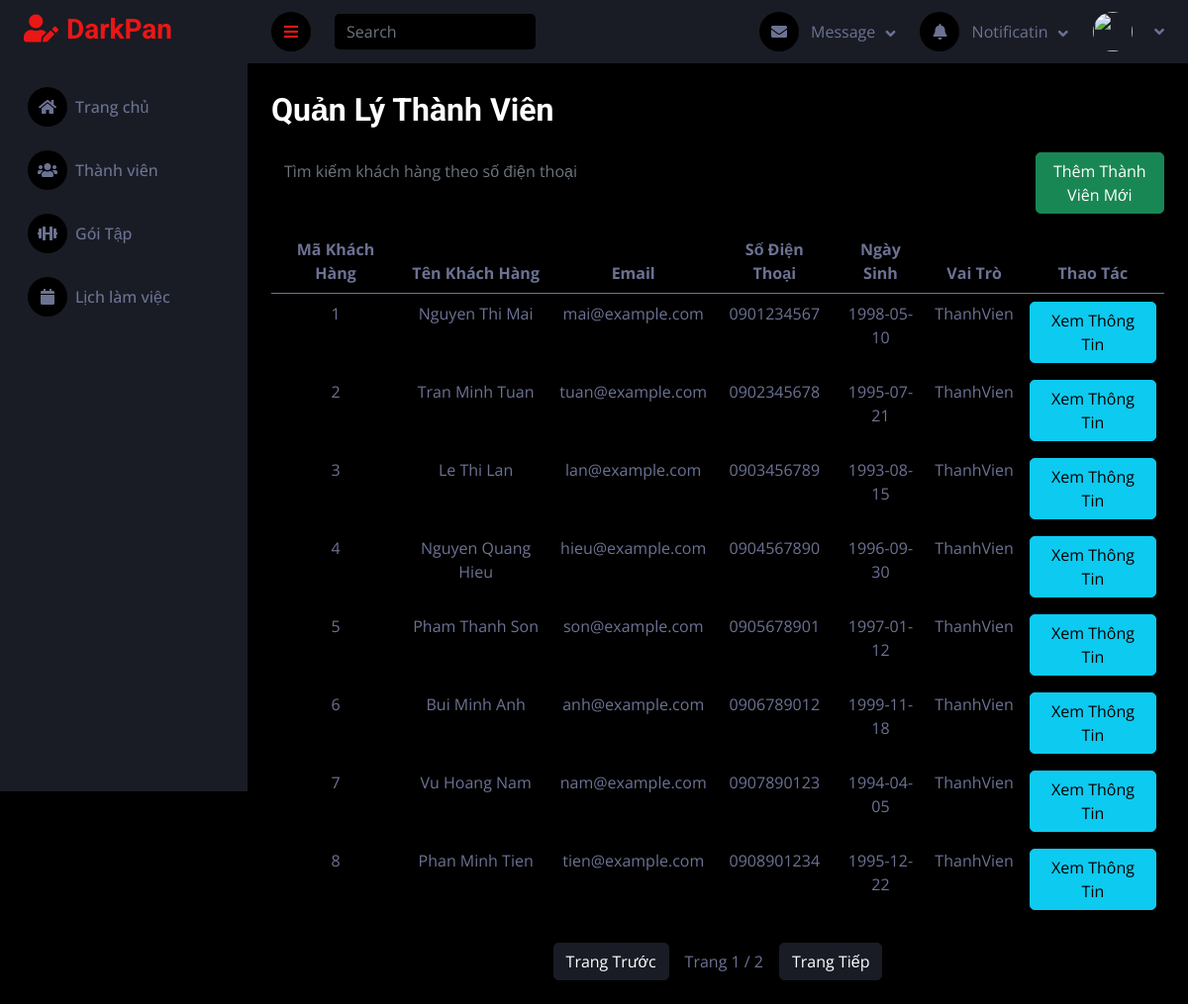
/public/NV_Quay/thanhVien, run on the app's committed database.
### tables this page shows
CREATE TABLE `nguoidung` (
  `userID` int(10) NOT NULL,
  `hoTen` varchar(100) NOT NULL,
  `sdt` varchar(15) DEFAULT NULL,
  `ngaySinh` date DEFAULT NULL,
  `email` varchar(100) NOT NULL,
  `matKhau` varchar(255) NOT NULL,
  `vaiTro` enum('Admin','NVQuay','NVBaoTri','ThanhVien','NVHuongDanVien') NOT NULL,
  `hinhAnh` varchar(255) NOT NULL,
  `token` varchar(255) NOT NULL
);

### controllers/HomeController_NV.php (called while the page is built, shortened)
<?php
require_once BASE_PATH . '/models/ThanhVienModel.php';
class HomeController_NV {
    public function thanhVien() {
        $memberModel = new Member();
        $currentMembers = $memberModel->getCurrentMembers();
        $limit = 8;
        $page = isset($_GET['page']) ? $_GET['page'] : 1;
        $members = $memberModel->getMembers($page, $limit);
        $totalPages = ceil($currentMembers / $limit);
        $data = [
            'currentMembers' => $currentMembers,
            'members' => $members,
            'totalPages' => $totalPages,
            'currentPage' => $page,
        ];
        $this->render('NV_Quay/thanhVien/QuanLyThanhVien',$data);
    }
    protected function render($view, $data = []) {
        extract($data);
        require_once BASE_PATH . "/views/$view.php";
    }
}
?>

### public/index.php (called while the page is built, shortened)
<?php
$router = new Router();
$router->handleRequest();
?>

### models/ThanhVienModel.php (called while the page is built, shortened)
<?php
require_once "../config/database.php";
class Member {
    private $conn;
    public function __construct() {
        $database = new Database();
        $this->conn = $database->connect();
    }
    public function getCurrentMembers() {
        $sql = "SELECT COUNT(*) as count FROM nguoidung WHERE vaiTro = 'ThanhVien'";
        $result = $this->conn->query($sql);
        $row = $result->fetch_assoc();
        return $row['count'];
    }
    public function getMembers($page, $limit) {
        $offset = ($page - 1) * $limit;
        $query = "SELECT * FROM nguoidung WHERE vaiTro = 'ThanhVien' LIMIT $limit OFFSET $offset";
        $result = $this->conn->query($query);
        return $result->fetch_all(MYSQLI_ASSOC);
    }
}
?>

### config/database.php (called while the page is built, shortened)
<?php
class Database {
    private $servername = "localhost:3306";
    private $username = "root";
    private $password = "";
    private $dbname = "gym";
    public function connect() {
        $this->conn = mysqli_connect($this->servername, $this->username, $this->password, $this->dbname);
        return $this->conn;
    }
}
?>

### views/NV_Quay/thanhVien/QuanLyThanhVien.php (the view, shortened to what this page needs)
<!DOCTYPE html>
<html lang="en">
<head>
    <link href="https://cdnjs.cloudflare.com/ajax/libs/font-awesome/5.10.0/css/all.min.css" rel="stylesheet">
    <link href="https://cdn.jsdelivr.net/npm/bootstrap-icons@1.4.1/font/bootstrap-icons.css" rel="stylesheet">
    <link href="asset/lib/owlcarousel/assets/owl.carousel.min.css" rel="stylesheet">
    <link href="asset/lib/tempusdominus/css/tempusdominus-bootstrap-4.min.css" rel="stylesheet" />
    <link href="asset/css/bootstrap.min.css" rel="stylesheet">
    <link href="asset/css/style.css" rel="stylesheet">
</head>
<body>
    <?php require_once('../views/NV_Quay/layout/header.php'); ?>
    <?php require_once('../views/NV_Quay/layout/sidebar.php'); ?>
    <div class="container-fluid pt-4 px-4 my-1">
    <h2 class="mb-4">Quản Lý Thành Viên</h2>
    <div class="row mb-3">
        <div class="col-sm-12 col-xl-10">
            <input type="text" id="searchInput" class="form-control" placeholder="Tìm kiếm khách hàng theo số điện thoại">
        </div>
        <div class="col-sm-3 col-xl-2">
            <button class="btn btn-success" data-bs-toggle="modal" data-bs-target="#addMemberModal">Thêm Thành Viên Mới</button>
        </div>
    </div>
    <table class="table table-striped text-center">
        <thead>
            <tr>
                <th>Mã Khách Hàng</th>
                <th>Tên Khách Hàng</th>
                <th>Email</th>
                <th>Số Điện Thoại</th>
                <th>Ngày Sinh</th>
                <th>Vai Trò</th>
                <th>Thao Tác</th>
            </tr>
        </thead>
        <tbody id="customerTable">
            <?php foreach ($members as $member): ?>
                <tr data-id="<?= $member['userID'] ?>">
                    <td><?= $member['userID'] ?></td>
                    <td><?= $member['hoTen'] ?></td>
                    <td><?= $member['email'] ?></td>
                    <td><?= $member['sdt'] ?></td>
                    <td><?= $member['ngaySinh'] ?></td>
                    <td class="status"><?= $member['vaiTro'] ?></td>
                    <td class="text-center">
                        <a href="/GYM-WEB/public/NV_Quay/thanhVien/chiTietThanhVien?userID=<?= $member['userID'] ?>" class="btn btn-info">Xem Thông Tin</a>
                    </td>
                </tr>
            <?php endforeach; ?>
        </tbody>
    </table>
    <div id="pagination" class="d-flex justify-content-center align-items-center mt-4 mb-4">
        <a href="/GYM-WEB/public/NV_Quay/thanhVien?page=<?= max(1, $currentPage - 1) ?>" class="btn btn-secondary">Trang Trước</a>
        <span class="mx-3">Trang <?= $currentPage ?> / <?= $totalPages ?></span>
        <a href="/GYM-WEB/public/NV_Quay/thanhVien?page=<?= min($totalPages, $currentPage + 1) ?>" class="btn btn-secondary">Trang Tiếp</a>
    </div>
</div>
</body>
</html>

### asset/css/style.css (style rules this page uses)
:root { --primary: #EB1616; --secondary: #191C24; --light: #6C7293; --dark: #000000; }
.btn { transition: .5s; }

### data on the page
nguoidung: userID "1", hoTen "Nguyen Thi Mai", email "mai@example.com", sdt "0901234567", ngaySinh "1998-05-10", vaiTro "ThanhVien"
nguoidung: userID "2", hoTen "Tran Minh Tuan", email "tuan@example.com", sdt "0902345678", ngaySinh "1995-07-21", vaiTro "ThanhVien"
nguoidung: userID "3", hoTen "Le Thi Lan", email "lan@example.com", sdt "0903456789", ngaySinh "1993-08-15", vaiTro "ThanhVien"
nguoidung: userID "4", hoTen "Nguyen Quang Hieu", email "hieu@example.com", sdt "0904567890", ngaySinh "1996-09-30", vaiTro "ThanhVien"
nguoidung: userID "5", hoTen "Pham Thanh Son", email "son@example.com", sdt "0905678901", ngaySinh "1997-01-12", vaiTro "ThanhVien"
nguoidung: userID "6", hoTen "Bui Minh Anh", email "anh@example.com", sdt "0906789012", ngaySinh "1999-11-18", vaiTro "ThanhVien"
nguoidung: userID "7", hoTen "Vu Hoang Nam", email "nam@example.com", sdt "0907890123", ngaySinh "1994-04-05", vaiTro "ThanhVien"
nguoidung: userID "8", hoTen "Phan Minh Tien", email "tien@example.com", sdt "0908901234", ngaySinh "1995-12-22", vaiTro "ThanhVien"

### other printed values
$currentPage "1"
$totalPages "2"
